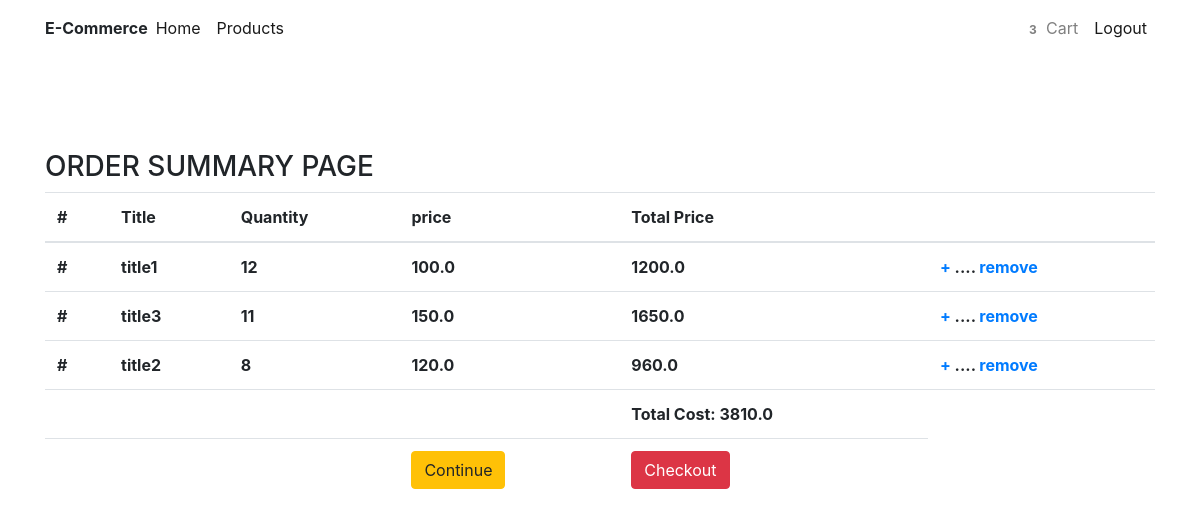
The app's page /ordersummary/ (signed in) with its own data.
### app1/models.py (models this page shows, shortened)
class CartItem(models.Model):
    item = models.ForeignKey(Item, on_delete=models.CASCADE)
    user = models.ForeignKey(settings.AUTH_USER_MODEL,
                             on_delete=models.CASCADE)
    ordered = models.BooleanField(default=False)
    quantity = models.IntegerField(default=1)
    def get_total_single_item_price(self):
        return self.quantity * self.item.price

class Item(models.Model):
    title = models.CharField(max_length=100)
    price = models.FloatField()
    category = models.CharField(max_length=10)
    slug = models.SlugField(unique=True)
    description = models.TextField()

class Order(models.Model):
    user = models.ForeignKey(settings.AUTH_USER_MODEL,
                             on_delete=models.CASCADE)
    items = models.ManyToManyField(CartItem)
    ordered = models.BooleanField(default=False)
    start_date = models.DateTimeField(auto_now_add=True, blank=True)
    ordered_date = models.DateTimeField(auto_now_add=True, blank=True)
    def get_total_amount(self):
        total = 0
        for item in self.items.all():
            total += item.get_total_single_item_price()
        return total

### app1/views.py (the view)
# urls.py: path('ordersummary/', views.ordersummaryfun, name = "ordersummary"),
def ordersummaryfun(request):
    order = Order.objects.get(user=request.user, ordered=False)
    context = {
            'object': order
        }
    return render(request, 'ordersummary.html', context)

### app1/templatetags/cart_template_tags.py (called while the page is built)
@register.filter
def cart_item_count(user):
    if user.is_authenticated:
        cart = CartItem.objects.filter(user=user, ordered=False)
        if cart.exists():
            return cart.count()
        else:
            return 0

### templates/ordersummary.html
{% extends "layout.html" %}
{% load crispy_forms_tags %}
{% block body %}
<div class = "container" style = "margin-top: 150px;">
    <h3>ORDER SUMMARY PAGE</h3>
    <table class="table">
        <thead>
          <tr>
            <th scope="col">#</th>
            <th scope="col">Title</th>
            <th scope="col">Quantity</th>
            <th scope="col">price</th>
            <th scope="col">Total Price</th>
            <th scope="col"></th>
          </tr>
        </thead>
        <tbody>
          {% for i in object.items.all %}
          <tr>
            <th scope="col">#</th>
            <th scope="col">{{i.item.title}} </th>
            <th scope="col">{{i.quantity}}</th>
            <th scope="col">{{i.item.price}}</th>
            <th scope="col">{{i.get_total_single_item_price}}</th>
            <th scope="col"><a href="{% url 'app1:addtocart' i.item.slug %}"> + </a> ....  <a href="{% url 'app1:removefromcart' i.item.slug %}"> remove </a></th>
          </tr>
          {% endfor %}
          <tr>
            <th scope="col"></th>
            <th scope="col"></th>
            <th scope="col"></th>
            <th scope="col"></th>
            <th scope="col">Total Cost: {{object.get_total_amount}}</th>
            <th scope="col"></th>
          </tr>
          <tr>
            <th></th>
            <th></th>
            <th></th>
            <th><a href="{% url 'app1:home' %}" class="btn btn-warning" role="button" aria-pressed="true">Continue</a></th>
            <th><a href="{% url 'app1:checkout' %}" class="btn btn-danger" role="button" aria-pressed="true">Checkout</a></th>
          </tr>
        </tbody>
      </table>
</div>
{% endblock %}

### templates/layout.html (shortened to what this page needs)
{% load static %}
{% load crispy_forms_tags %}
<!DOCTYPE html>
<html lang="en">
<head>
    <link href="{% static 'css/bootstrap.min.css' %}" rel="stylesheet">
</head>
<body>
    {% include 'includes/navbar.html' %}
    {% block body%}
    {% endblock %}
</body>
</html>

### templates/includes/navbar.html (shortened to what this page needs)
{% load cart_template_tags %}
<nav class="navbar fixed-top navbar-expand-lg navbar-light white scrolling-navbar">
    <div class="container">
      <a>
        <strong class="blue-text">E-Commerce</strong>
      </a>
      <div class="collapse navbar-collapse" id="navbarSupportedContent">
        <ul class="navbar-nav mr-auto">
          <li class="nav-item active">
            <a class="nav-link" href="{% url 'app1:home' %}">Home <span class="sr-only">(current)</span></a>
          </li>
          <li class="nav-item active">
            <a class="nav-link" href="{% url 'app1_api:mockupdata' %}">Products </a>
          </li>
         </ul>
        <ul class="navbar-nav ml-auto">
          <a class="nav-link waves-effect" href="{% url 'app1:ordersummary' %}">
            <span class="badge red z-depth-1"> {{request.user | cart_item_count}} </span>
            <span class="clearfix d-none d-sm-inline-block"> Cart </span>
          </a>
          {% if user.is_authenticated %}
          <li class="nav-item active">
            <a class="nav-link" href="{% url 'users:logout' %}">Logout</a>
          </li>
            {% else %}
            <a class="nav-link" href="{% url 'users:login' %}">Login</a>
          </li>
          <li class="nav-item active">
              <a class="nav-link" href="{% url 'users:register' %}">Register</a>
            </li>
            {% endif %}
        </ul>
      </div>
    </div>
  </nav>

### records on screen
CartItem: item "title1", quantity "12", item.price "100.0", get_total_single_item_price "1200.0"
CartItem: item "title3", quantity "11", item.price "150.0", get_total_single_item_price "1650.0"
CartItem: item "title2", quantity "8", item.price "120.0", get_total_single_item_price "960.0"
Order: get_total_amount "3810.0"

### other values on screen
{{ request.user | cart_item_count }} "3"
